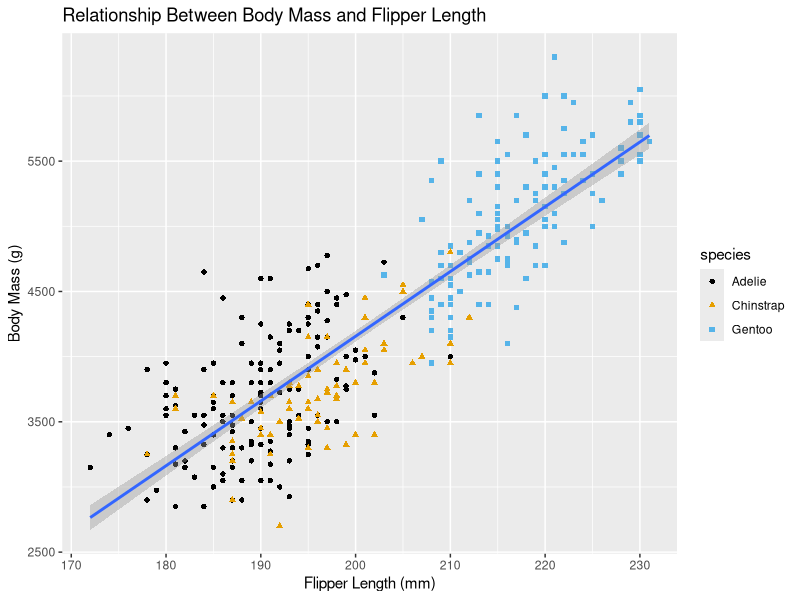
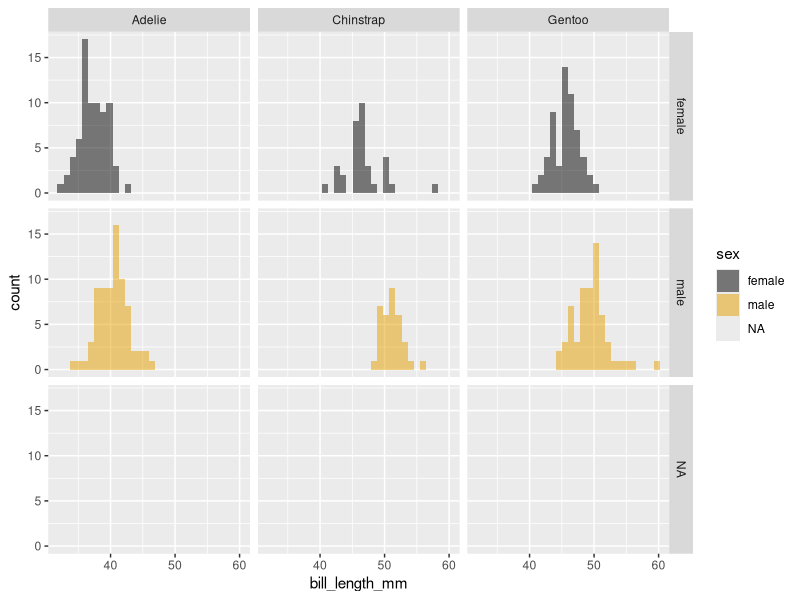
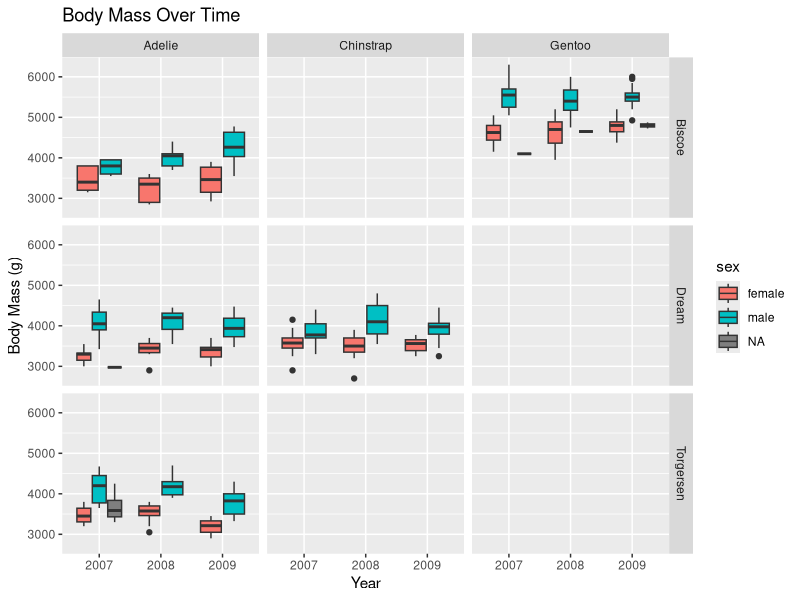
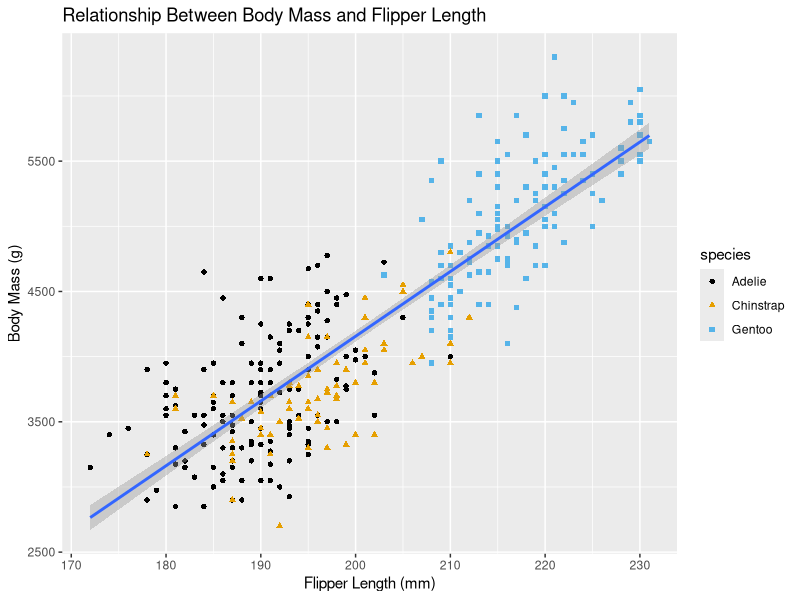

Recreate these plots in R, in order.
library(tidyverse)
library(palmerpenguins)
library (ggthemes)

glimpse(penguins)

penguins[,"island"]

penguins[,c("species","island")]

penguins[2,c("species","island")]

ggplot (data= penguins)+
  geom_point(mapping=aes (x=flipper_length_mm, y=body_mass_g, color=species, shape=species))+
  geom_smooth(mapping=aes (x=flipper_length_mm, y=body_mass_g), method="lm") +scale_color_colorblind()+
  xlab("Flipper Length (mm)")+ylab("Body Mass (g)")+ggtitle("Relationship Between Body Mass and Flipper Length")

ggsave(filename="~/qbb2024-Answers/penguin-plot.pdf")

#does bill length or depth depend on the sex of the penguins<

ggplot(data=penguins,
       mapping = aes (x=bill_length_mm, fill = sex))+
  scale_fill_colorblind()+
  geom_histogram(position = "identity", alpha=0.5)+
  facet_grid(sex ~ species)

ggplot (data = penguins, mapping = aes (x=factor(year), y=body_mass_g, fill=sex)) + 
  xlab("Year")+ylab("Body Mass (g)")+ggtitle("Body Mass Over Time")+
  geom_boxplot()+
    facet_grid(island ~ species)
  
  